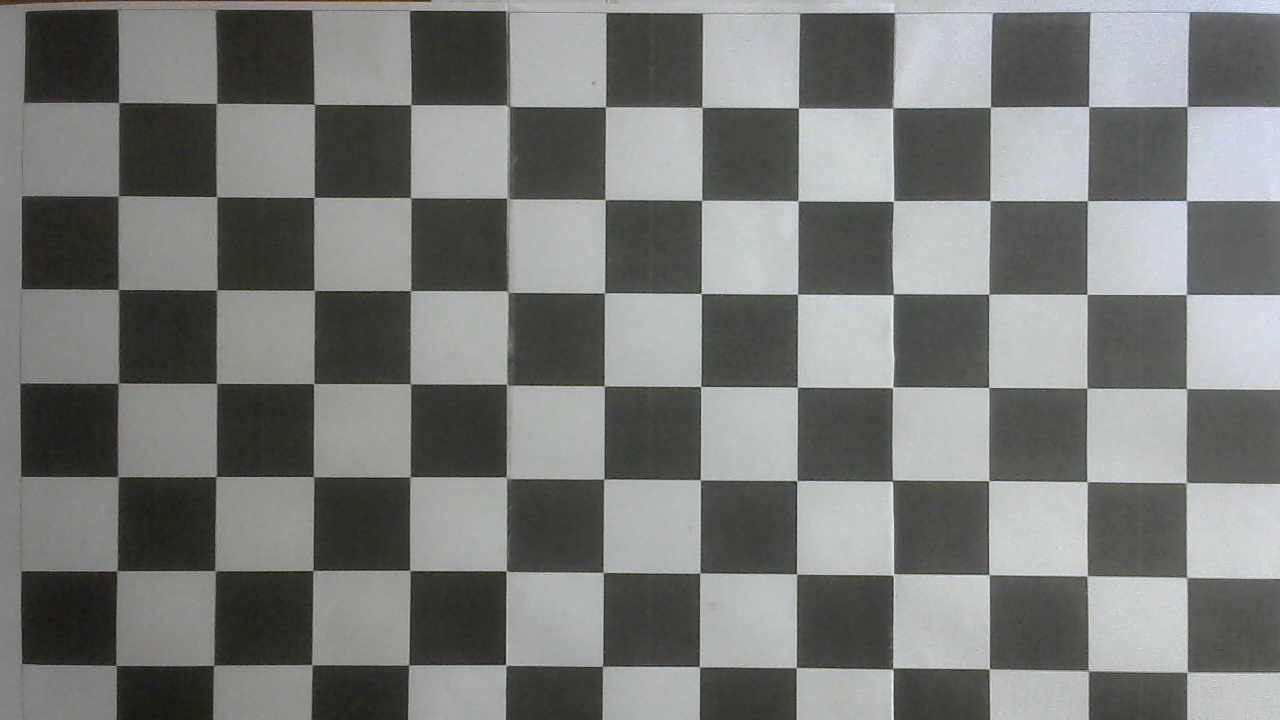
#> input picture image3/bg.jpg, 1280 x 720 px
$ python calib.py
#> lines starting #> are read from the running program, lines starting #| are printed output that depends on the picture; after the words box and inside, x2 and y2 are one past the last pixel; in counts of white or black regions, pixels touching at a corner belong together; long printed decimals are rounded
# Import more libraries
import numpy as np
import glob
import matplotlib.pyplot as plt
import cv2
boardHeight = 12
boardWidth = 7
# Prepare object points, like (0,0,0), (1,0,0), (2,0,0) ....,(6,5,0)
objp = np.zeros((boardHeight*boardWidth,3), np.float32)
objp[:,:2] = np.mgrid[0:boardWidth, 0:boardHeight].T.reshape(-1,2)
# Arrays to store object points and image points from all the images.
objpoints = [] # 3d points in real world space
imgpoints = [] # 2d points in image plane.
# Make a list of calibration images
images = glob.glob('image3/bg.jpg')
# Step through the list and search for chessboard corners
for idx, fname in enumerate(images):
    img = cv2.imread(fname)
#> img is the input picture: shape (720, 1280, 3); mean B, G, R 120.4, 122.7, 120.9
    gray = cv2.cvtColor(img, cv2.COLOR_BGR2GRAY)
# Find the chessboard corners
    ret, corners = cv2.findChessboardCorners(gray, (boardWidth,boardHeight), None)
#> ret = True; corners = 84 rows, first 8: [1186.8, 106.1], [1186.5, 200.2], [1186.1, 294.2], [1186.5, 388.7], [1186, 482.3], [1185.5, 577.7], [1187.7, 672.9], [1088.7, 106.6]
# If found, add object points, image points
    if ret == True:
        objpoints.append(objp)
        imgpoints.append(corners)
# Draw and display the corners
        cv2.drawChessboardCorners(img, (boardWidth,boardHeight), corners, ret)
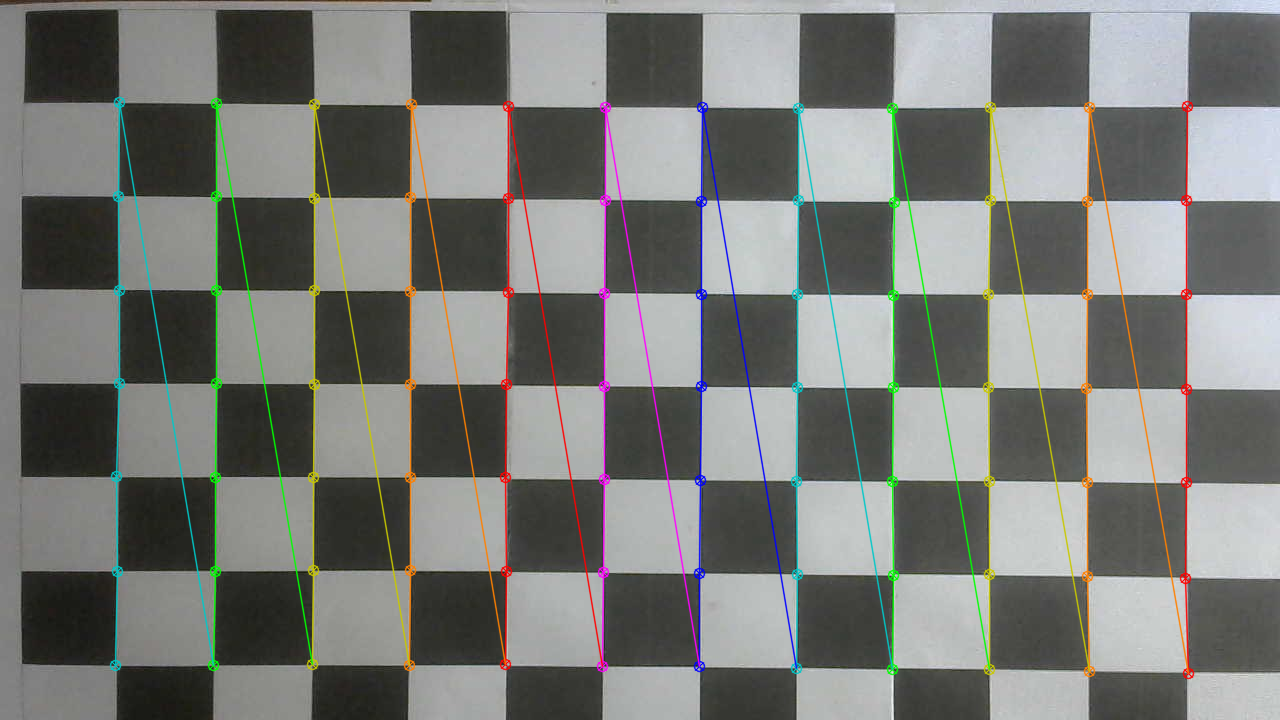
#> img: shape (720, 1280, 3); 4.94% of pixels changed, all inside (x1, y1, x2, y2) = (109, 96, 1195, 680)
        #write_name = 'corners_found'+str(idx)+'.jpg'
        #cv2.imwrite(write_name, img)
        cv2.imshow('img', img)
        cv2.waitKey(0)
        cv2.imwrite('image/n_bg_corners.jpg', img)
    else:
        print("Error")
cv2.destroyAllWindows()

print("objpoints", objpoints)
print("imgpoints", imgpoints)
#| imgpoints [array([[[1186.7653  ,  106.078 ]],
#|        [[1186.4808  ,  200.240 ]],
#|        [[1186.0748  ,  294.189 ]],
#|        [[1186.4749  ,  388.667 ]],
#|        [[1185.9734  ,  482.341   ]],
#|        [[1185.4572  ,  577.660 ]],
#|        [[1187.7148  ,  672.8749  ]],
#|        [[1088.7185  ,  106.591 ]],
#|        [[1086.8766  ,  200.616 ]],
#|        [[1086.5322  ,  294.4081  ]],
#|        [[1086.4602  ,  387.720 ]],
#|        [[1086.5233  ,  481.722 ]],
#> (further printed lines are left out)

print(np.shape(imgpoints))
#| (1, 84, 1, 2)
point = np.array(imgpoints)
point = point.flatten()
#> point = 168 values, max 1187.7 at index 12, min 102.4 at index 155, mean 518.8
print(np.shape(imgpoints))
#| (1, 84, 1, 2)
print(imgpoints[0][1][0])
#| [1186.4808   200.240]


img = cv2.imread('image3/00.jpg')
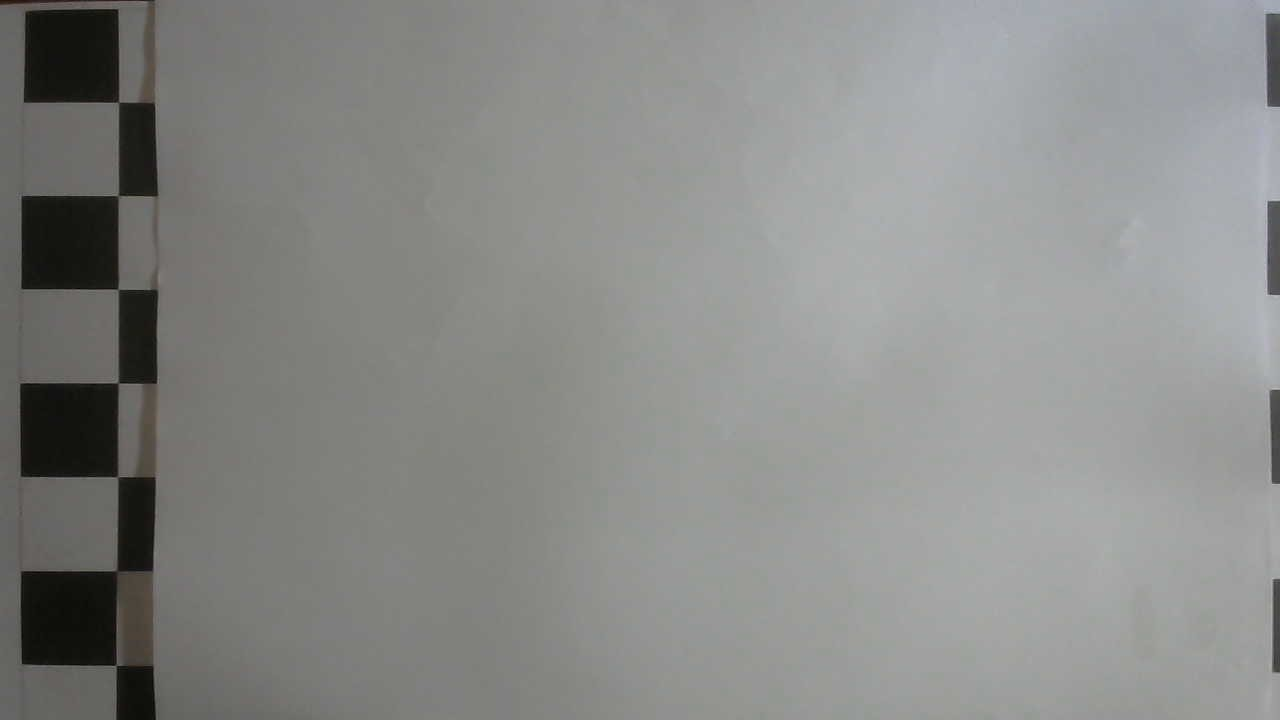
#> input picture image3/00.jpg, 1280 x 720 px
#> img is the input picture: shape (720, 1280, 3); mean B, G, R 136.7, 138.8, 137.7
for i in range (0, boardHeight*boardWidth):
    image = cv2.circle(img, (int(imgpoints[0][i][0][0]), int(imgpoints[0][i][0][1])), radius=0, color=(0, 0, 255), thickness=10)
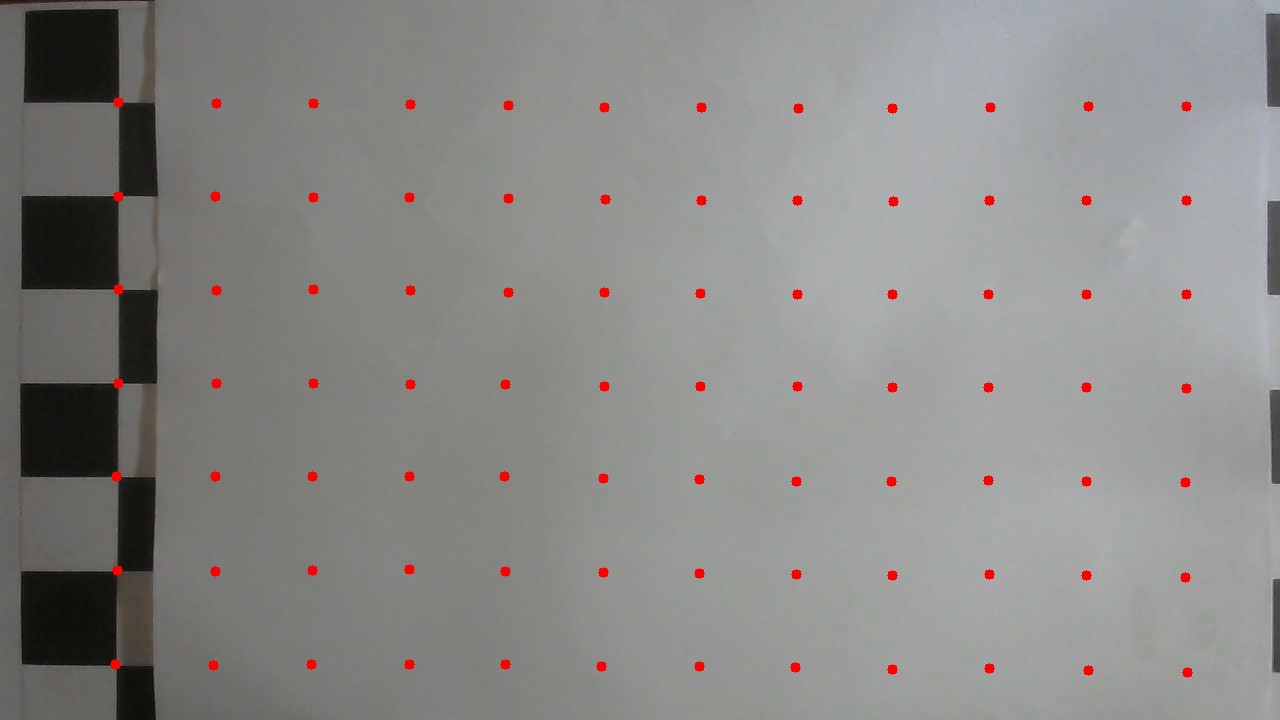
#> img: shape (720, 1280, 3); 0.74% of pixels changed, all inside (x1, y1, x2, y2) = (110, 97, 1193, 678)

cv2.imshow('draw', image)
cv2.waitKey(0)
